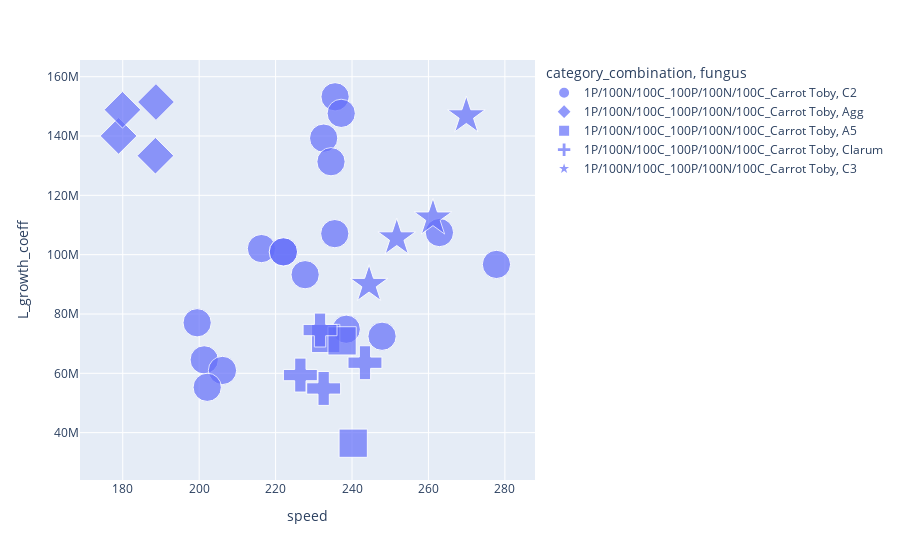

Notebook cell for this chart:
### Code cell
import plotly.express as px
fig = px.scatter(select, x='speed', y='L_growth_coeff', color='category_combination',
                 hover_data=['plate_id',"fungus"], size='size_point', symbol='fungus', symbol_map=marker_symbols)
fig.update_layout(height=600)  # You can change these values as per your preference
# Show the plot
fig.show()

### Figure 1 — Plotly figure (JSON) as saved in the notebook; plotly's stock layout.template omitted (floating-point values rounded to 4 significant figures)
{"data": [{"customdata": [["1014_20220525", "C2"], ["1042_20220523", "C2"], ["1048_20220506", "C2"], ["527_20230106", "C2"], ["537_20230111", "C2"], ["462_20221013", "C2"], ["532_20220104", "C2"], ["510_20221201", "C2"], ["521_20230104", "C2"], ["530_20230115", "C2"], ["558_20230109", "C2"], ["558_20230109", "C2"], ["552_20230111", "C2"], ["552_20230111", "C2"], ["551_20220102", "C2"], ["551_20220102", "C2"], ["540_20221227", "C2"], ["540_20221227", "C2"], ["559_20230109", "C2"], ["544_20230109", "C2"], ["531_20221222", "C2"], ["514_20221206", "C2"], ["513_20221205", "C2"], ["506_20221124", "C2"], ["472_20221003", "C2"]], "hovertemplate": "category_combination=1P/100N/100C_100P/100N/100C_Carrot Toby<br>fungus=%{customdata[1]}<br>speed=%{x}<br>L_growth_coeff=%{y}<br>size_point=%{marker.size}<br>plate_id=%{customdata[0]}<extra></extra>", "legendgroup": "1P/100N/100C_100P/100N/100C_Carrot Toby, C2", "marker": {"color": "#636efa", "size": [20, 20, 20, 20, 20, 20, 20, 20, 20, 20, 20, 20, 20, 20, 20, 20, 20, 20, 20, 20, 20, 20, 20, 20, 20], "sizemode": "area", "sizeref": 0.05, "symbol": "circle"}, "mode": "markers", "name": "1P/100N/100C_100P/100N/100C_Carrot Toby, C2", "orientation": "v", "showlegend": true, "type": "scatter", "x": [235.5, 216.3, null, 232.6, 234.5, 238.5, 227.7, 262.9, 199.5, 277.8, null, null, 222.0, 222.0, null, null, null, null, 235.6, null, 201.3, 247.9, 206.1, 202.1, 237.2], "xaxis": "x", "y": [107100000.0, 102100000.0, null, 139300000.0, 131300000.0, 74860000.0, 93250000.0, 107500000.0, 77040000.0, 96710000.0, null, null, 100900000.0, 100900000.0, null, null, null, null, 153200000.0, null, 64530000.0, 72500000.0, 60970000.0, 55290000.0, 147600000.0], "yaxis": "y"}, {"customdata": [["3_20220426", "Agg"], ["12_20220502", "Agg"], ["16_20220419", "Agg"], ["480_20221205", "Agg"]], "hovertemplate": "category_combination=1P/100N/100C_100P/100N/100C_Carrot Toby<br>fungus=%{customdata[1]}<br>speed=%{x}<br>L_growth_coeff=%{y}<br>size_point=%{marker.size}<br>plate_id=%{customdata[0]}<extra></extra>", "legendgroup": "1P/100N/100C_100P/100N/100C_Carrot Toby, Agg", "marker": {"color": "#636efa", "size": [20, 20, 20, 20], "sizemode": "area", "sizeref": 0.05, "symbol": "diamond"}, "mode": "markers", "name": "1P/100N/100C_100P/100N/100C_Carrot Toby, Agg", "orientation": "v", "showlegend": true, "type": "scatter", "x": [188.7, 178.9, 188.5, 179.9], "xaxis": "x", "y": [151500000.0, 140000000.0, 133400000.0, 148900000.0], "yaxis": "y"}, {"customdata": [["52_20220707", "A5"], ["84_20220621", "A5"], ["91_20220708", "A5"]], "hovertemplate": "category_combination=1P/100N/100C_100P/100N/100C_Carrot Toby<br>fungus=%{customdata[1]}<br>speed=%{x}<br>L_growth_coeff=%{y}<br>size_point=%{marker.size}<br>plate_id=%{customdata[0]}<extra></extra>", "legendgroup": "1P/100N/100C_100P/100N/100C_Carrot Toby, A5", "marker": {"color": "#636efa", "size": [20, 20, 20], "sizemode": "area", "sizeref": 0.05, "symbol": "square"}, "mode": "markers", "name": "1P/100N/100C_100P/100N/100C_Carrot Toby, A5", "orientation": "v", "showlegend": true, "type": "scatter", "x": [240.3, 233.1, 237.4], "xaxis": "x", "y": [36440000.0, 71750000.0, 70950000.0], "yaxis": "y"}, {"customdata": [["28_20230227", "Clarum"], ["206_20230303", "Clarum"], ["202_20230314", "Clarum"], ["218_20230227", "Clarum"], ["252_20230316", "Clarum"], ["248_20230320", "Clarum"]], "hovertemplate": "category_combination=1P/100N/100C_100P/100N/100C_Carrot Toby<br>fungus=%{customdata[1]}<br>speed=%{x}<br>L_growth_coeff=%{y}<br>size_point=%{marker.size}<br>plate_id=%{customdata[0]}<extra></extra>", "legendgroup": "1P/100N/100C_100P/100N/100C_Carrot Toby, Clarum", "marker": {"color": "#636efa", "size": [20, 20, 20, 20, 20, 20], "sizemode": "area", "sizeref": 0.05, "symbol": "cross"}, "mode": "markers", "name": "1P/100N/100C_100P/100N/100C_Carrot Toby, Clarum", "orientation": "v", "showlegend": true, "type": "scatter", "x": [243.4, null, 226.5, null, 231.6, 232.6], "xaxis": "x", "y": [63570000.0, null, 59400000.0, null, 74580000.0, 54900000.0], "yaxis": "y"}, {"customdata": [["219_20230307", "C3"], ["229_20230330", "C3"], ["249_20230324", "C3"], ["241_20230403", "C3"]], "hovertemplate": "category_combination=1P/100N/100C_100P/100N/100C_Carrot Toby<br>fungus=%{customdata[1]}<br>speed=%{x}<br>L_growth_coeff=%{y}<br>size_point=%{marker.size}<br>plate_id=%{customdata[0]}<extra></extra>", "legendgroup": "1P/100N/100C_100P/100N/100C_Carrot Toby, C3", "marker": {"color": "#636efa", "size": [20, 20, 20, 20], "sizemode": "area", "sizeref": 0.05, "symbol": "star"}, "mode": "markers", "name": "1P/100N/100C_100P/100N/100C_Carrot Toby, C3", "orientation": "v", "showlegend": true, "type": "scatter", "x": [244.5, 269.9, 251.7, 261.2], "xaxis": "x", "y": [89950000.0, 146800000.0, 105600000.0, 112300000.0], "yaxis": "y"}], "layout": {"autosize": true, "legend": {"itemsizing": "constant", "title": {"text": "category_combination, fungus"}, "tracegroupgap": 0}, "margin": {"t": 60}, "xaxis": {"anchor": "y", "autorange": true, "domain": [0, 1], "range": [134.7, 322.0], "title": {"text": "speed"}, "type": "linear"}, "yaxis": {"anchor": "x", "autorange": true, "domain": [0, 1], "range": [24590000.0, 165100000.0], "title": {"text": "L_growth_coeff"}, "type": "linear"}}}
